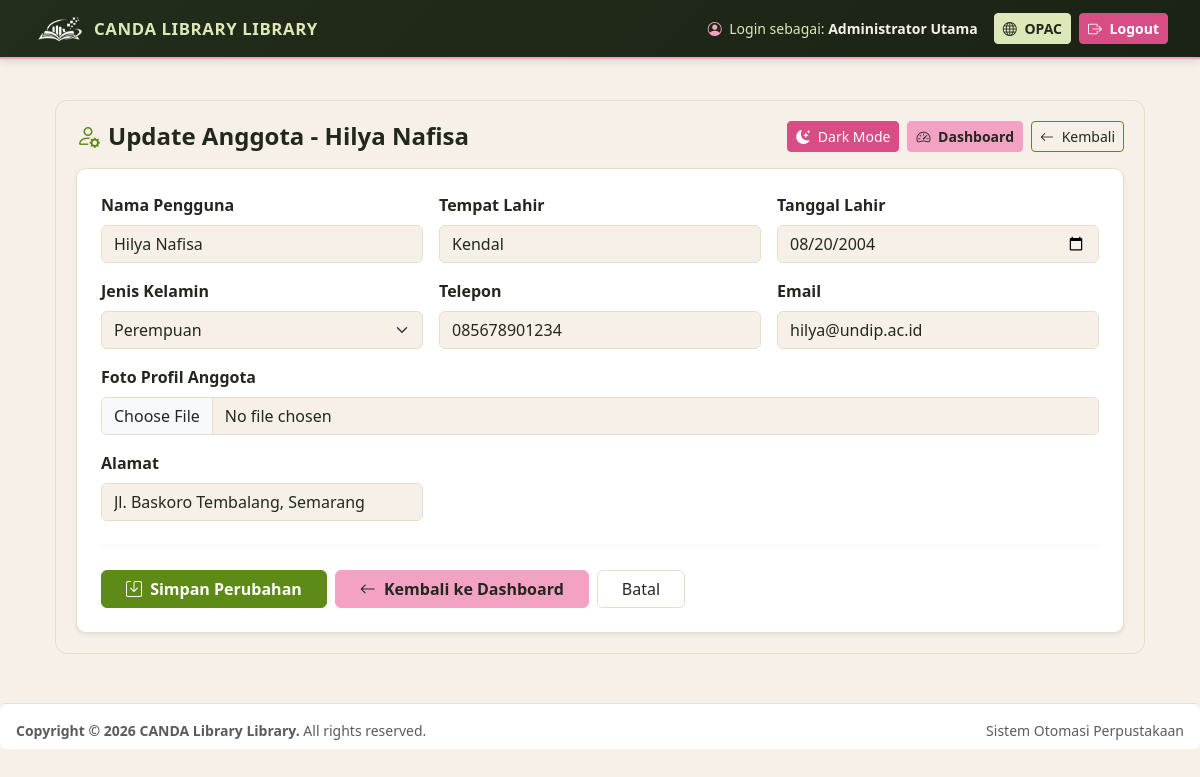
Screenshot of /anggota/ubah.php?id=2 (signed in) with the database file from the repository.
### tables this page shows
CREATE TABLE IF NOT EXISTS pengaturan_denda (
    id_denda INT AUTO_INCREMENT PRIMARY KEY,
    nominal_denda INT NOT NULL DEFAULT 1000,
    lama_pinjam_default INT NOT NULL DEFAULT 7,
    nama_perpustakaan VARCHAR(150) DEFAULT 'CANDA Library Library - Sistem Otomasi Perpustakaan',
    updated_at TIMESTAMP DEFAULT CURRENT_TIMESTAMP ON UPDATE CURRENT_TIMESTAMP
);

CREATE TABLE IF NOT EXISTS anggota (
    id_anggota INT AUTO_INCREMENT PRIMARY KEY,
    kode_anggota VARCHAR(20) NOT NULL UNIQUE,
    username_anggota VARCHAR(50) NOT NULL UNIQUE,
    password_anggota VARCHAR(255) NOT NULL,
    nama_anggota VARCHAR(100) NOT NULL,
    jenis_kelamin ENUM('Laki-laki', 'Perempuan') NOT NULL,
    tempat_lahir VARCHAR(50) DEFAULT 'Semarang',
    tanggal_lahir DATE DEFAULT '2004-01-01',
    no_telp VARCHAR(20) NOT NULL,
    email VARCHAR(100) DEFAULT '-',
    alamat TEXT NOT NULL,
    foto VARCHAR(255) DEFAULT '',
    tgl_bergabung DATE DEFAULT (CURRENT_DATE),
    status_aktif ENUM('Aktif', 'Nonaktif') DEFAULT 'Aktif'
);

### config/koneksi.php (called while the page is built, shortened)
<?php
$host = "sqlXXX.infinityfree.com";
$user = "if0_43497672";
$pass = "PASSWORD_MYSQL_KAMU";
$db   = "if0_43497672_db_candalibrary";
$conn = mysqli_connect($host, $user, $pass, $db);
mysqli_query($conn, "CREATE TABLE IF NOT EXISTS pengaturan_denda (
    id INT AUTO_INCREMENT PRIMARY KEY,
    nominal_denda INT DEFAULT 1000,
    lama_pinjam_default INT DEFAULT 7,
    nama_perpustakaan VARCHAR(100) DEFAULT 'CANDA Library'
)");
$q_set = mysqli_query($conn, "SELECT * FROM pengaturan_denda LIMIT 1");
$pengaturan = mysqli_fetch_assoc($q_set);
?>

### anggota/ubah.php (the view, shortened to what this page needs)
<?php
require_once '../config/koneksi.php';
$id = isset($_GET['id']) ? (int)$_GET['id'] : 0;
$q_anggota = mysqli_query($conn, "SELECT * FROM anggota WHERE id_anggota = $id");
$a = $q_anggota ? mysqli_fetch_assoc($q_anggota) : null;
require_once '../includes/header.php';
?>
<div class="ubah-anggota-wrapper">
    <div class="d-flex flex-wrap justify-content-between align-items-center gap-2 mb-3">
        <h4 class="fw-bold mb-0">
            <i class="bi bi-person-gear me-2" style="color: var(--grass);"></i>Update Anggota - <?= htmlspecialchars($a['nama_anggota']) ?>
        </h4>
        <div class="d-flex flex-wrap gap-2">
            <button type="button" id="toggleModeUbahAnggota" class="btn btn-sm btn-raspberry">
                <i class="bi bi-moon-stars-fill me-1" id="iconModeUbahAnggota"></i>
                <span id="labelModeUbahAnggota">Dark Mode</span>
            </button>
            <a href="../admin/dashboard.php" class="btn btn-bubblegum btn-sm">
                <i class="bi bi-speedometer2 me-1"></i> Dashboard
            </a>
            <a href="tampil.php" class="btn btn-outline-secondary btn-sm" style="border-color: var(--grass); color: var(--text-panel);">
                <i class="bi bi-arrow-left me-1"></i> Kembali
            </a>
        </div>
    </div>
    <div class="card ubah-anggota-card border-0 shadow-sm">
        <div class="card-body p-4">
            <form method="POST" enctype="multipart/form-data">
                <div class="row g-3">
                    <div class="col-md-4">
                        <label class="form-label fw-semibold">Nama Pengguna</label>
                        <input type="text" name="nama_anggota" class="form-control" value="<?= htmlspecialchars($a['nama_anggota']) ?>" required>
                    </div>
                    <div class="col-md-4">
                        <label class="form-label fw-semibold">Tempat Lahir</label>
                        <input type="text" name="tempat_lahir" class="form-control" value="<?= htmlspecialchars($a['tempat_lahir']) ?>">
                    </div>
                    <div class="col-md-4">
                        <label class="form-label fw-semibold">Tanggal Lahir</label>
                        <input type="date" name="tanggal_lahir" class="form-control" value="<?= htmlspecialchars($a['tanggal_lahir']) ?>">
                    </div>
                    <div class="col-md-4">
                        <label class="form-label fw-semibold">Jenis Kelamin</label>
                        <select name="jenis_kelamin" class="form-select">
                            <option value="Perempuan" <?= $a['jenis_kelamin']=='Perempuan'?'selected':'' ?>>Perempuan</option>
                        </select>
                    </div>
                    <div class="col-md-4">
                        <label class="form-label fw-semibold">Telepon</label>
                        <input type="text" name="no_telp" class="form-control" value="<?= htmlspecialchars($a['no_telp']) ?>" required>
                    </div>
                    <div class="col-md-4">
                        <label class="form-label fw-semibold">Email</label>
                        <input type="email" name="email" class="form-control" value="<?= htmlspecialchars($a['email']) ?>">
                    </div>
                    <div class="col-12">
                        <label class="form-label fw-semibold">Foto Profil Anggota</label>
                        <input type="file" name="foto" class="form-control" accept=".jpg, .jpeg, .png, .webp">
                    </div>
                    <div class="col-md-4">
                        <label class="form-label fw-semibold">Alamat</label>
                        <input type="text" name="alamat" class="form-control" value="<?= htmlspecialchars($a['alamat']) ?>" required>
                    </div>
                </div>
                <hr class="my-4" style="border-color: var(--border-panel);">
                <div class="d-flex flex-wrap gap-2">
                    <button type="submit" class="btn btn-grass fw-bold px-4">
                        <i class="bi bi-save me-1"></i> Simpan Perubahan
                    </button>
                    <a href="../admin/dashboard.php" class="btn btn-bubblegum px-4">
                        <i class="bi bi-arrow-left me-1"></i> Kembali ke Dashboard
                    </a>
                    <a href="tampil.php" class="btn btn-outline-secondary px-4" style="border-color: var(--border-panel); color: var(--text-panel);">Batal</a>
                </div>
            </form>
        </div>
    </div>
</div>
<?php require_once '../includes/footer.php'; ?>

### includes/header.php (shortened to what this page needs)
<?php
$nama_perpus = isset($pengaturan['nama_perpustakaan']) ? $pengaturan['nama_perpustakaan'] : 'CANDA Library';
$role_user   = isset($_SESSION['nama_petugas']) ? $_SESSION['nama_petugas'] : 'Administrator';
?>
<!DOCTYPE html>
<html lang="id">
<head>
    <link href="https://cdn.jsdelivr.net/npm/bootstrap@5.3.3/dist/css/bootstrap.min.css" rel="stylesheet">
    <link href="https://cdn.jsdelivr.net/npm/bootstrap-icons@1.11.3/font/bootstrap-icons.min.css" rel="stylesheet">
</head>
<body>
    <nav class="navbar navbar-expand main-header mb-3">
        <div class="container-fluid">
            <a class="navbar-brand d-flex align-items-center gap-2 py-0" href="../admin/dashboard.php">
                <img src="../uploads/lampiran/logo.png" alt="Logo <?= htmlspecialchars(strtoupper($nama_perpus)) ?>" class="brand-logo-img">
                <span class="brand-title-caps text-uppercase"><?= htmlspecialchars($nama_perpus) ?></span>
            </a>
            <div class="navbar-nav ms-auto align-items-center">
                <span class="navbar-text me-3 small" style="color: var(--pistachio);">
                    <i class="bi bi-person-circle me-1" style="color: var(--bubblegum);"></i> Login sebagai:
                    <strong style="color: var(--ivory);"><?= htmlspecialchars($role_user) ?></strong>
                </span>
                <a href="../index.php" target="_blank" class="btn btn-canda-opac btn-sm me-2">
                    <i class="bi bi-globe me-1"></i> OPAC
                </a>
                <a href="../auth/logout.php" onclick="return confirm('Keluar dari sistem?')" class="btn btn-canda-logout btn-sm">
                    <i class="bi bi-box-arrow-right me-1"></i> Logout
                </a>
            </div>
        </div>
    </nav>
    <div class="container main-content">

### includes/footer.php (shortened to what this page needs)
</div>
    <footer class="mt-4 pt-3 border-top bg-white px-3 py-2 rounded small text-muted d-flex justify-content-between">
        <div><strong>Copyright &copy; <?= date('Y') ?> <?= htmlspecialchars($pengaturan['nama_perpustakaan']) ?>.</strong> All rights reserved.</div>
        <div>Sistem Otomasi Perpustakaan</div>
    </footer>
</body>
</html>

### includes/header.php (style rules this page uses)
:root { --pistachio: #DCE8B8; --grass: #5E8A17; --grass-dark: #466810; --raspberry: #D94D86; --raspberry-dark: #B5376B; --bubblegum: #F3A2C4; --ivory: #F6F0E8; --ink: #23281E; --muted: #646B5E; --border-soft: #E5DEC9; }
body { background-color: var(--ivory); color: var(--ink); font-family: 'Segoe UI', Tahoma, Geneva, Verdana, sans-serif; }
.main-header { background: linear-gradient(135deg, #232D1B 0%, #1B2314 100%); border-bottom: 2px solid var(--bubblegum); padding: 10px 20px; box-shadow: 0 2px 8px rgba(35, 45, 27, 0.14); }
.brand-logo-img { height: 36px; width: auto; object-fit: contain; display: block; }
.brand-title-caps { color: var(--pistachio); letter-spacing: 0.6px; font-size: 1.05rem; font-weight: 800; text-transform: uppercase; }
.main-content { padding: 25px; }
.btn-canda-opac { background-color: var(--pistachio); border-color: var(--pistachio); color: var(--ink); font-weight: 600; }
.btn-canda-logout { background-color: var(--raspberry); border-color: var(--raspberry); color: #FFFFFF; font-weight: 600; }

### anggota/ubah.php (style rules this page uses)
:root { --pistachio: #DCE8B8; --grass: #5E8A17; --grass-dark: #466810; --raspberry: #D94D86; --raspberry-dark: #B5376B; --bubblegum: #F3A2C4; --ivory: #F6F0E8; --bg-panel: #F6F0E8; --bg-card: #FFFFFF; --text-panel: #23281E; --text-soft: #646B5E; --border-panel: #E5DEC9; }
.ubah-anggota-wrapper { background-color: var(--bg-panel); color: var(--text-panel); border: 1px solid var(--border-panel); border-radius: 12px; padding: 20px; transition: background-color 0.25s ease, color 0.25s ease; }
.ubah-anggota-card { background-color: var(--bg-card) !important; color: var(--text-panel) !important; border: 1px solid var(--border-panel) !important; border-radius: 10px; }
.ubah-anggota-card .form-control, .ubah-anggota-card .form-select { background-color: var(--bg-panel); color: var(--text-panel); border-color: var(--border-panel); }
.btn-grass { background-color: var(--grass); border-color: var(--grass); color: #FFFFFF; }
.btn-bubblegum { background-color: var(--bubblegum); border-color: var(--bubblegum); color: #23281E; font-weight: 600; }
.btn-raspberry { background-color: var(--raspberry); border-color: var(--raspberry); color: #FFFFFF; }

### rows the page displays
pengaturan_denda: nama_perpustakaan "CANDA LIBRARY LIBRARY", nama_perpustakaan "CANDA Library Library"
anggota: nama_anggota "Hilya Nafisa", tempat_lahir "Kendal", tanggal_lahir "08/20/2004", jenis_kelamin "Perempuan", no_telp "085678901234", email "hilya@undip.ac.id", alamat "Jl. Baskoro Tembalang, Semarang"

### other values shown
$role_user "Administrator Utama"
